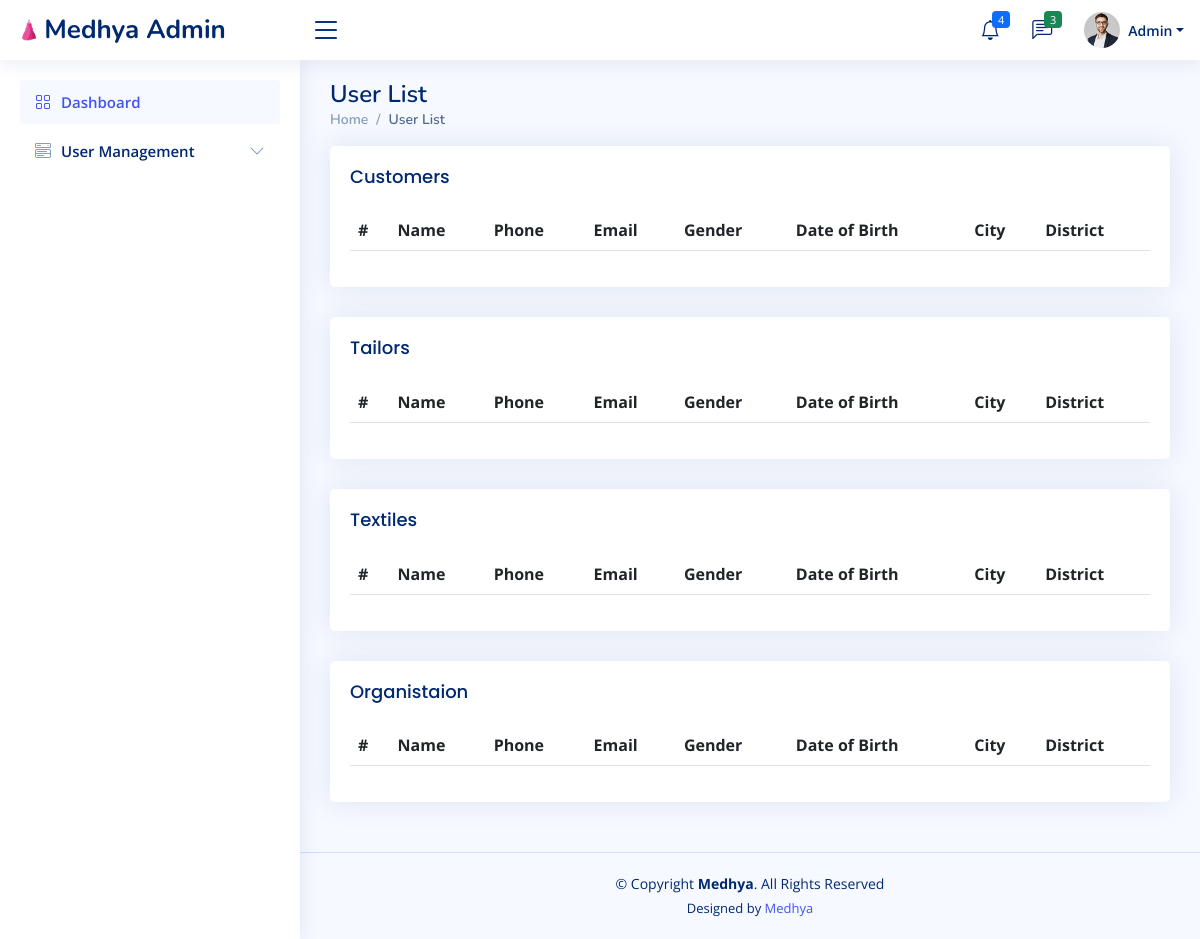
Page /admin/userlist.php on the earlier database version.
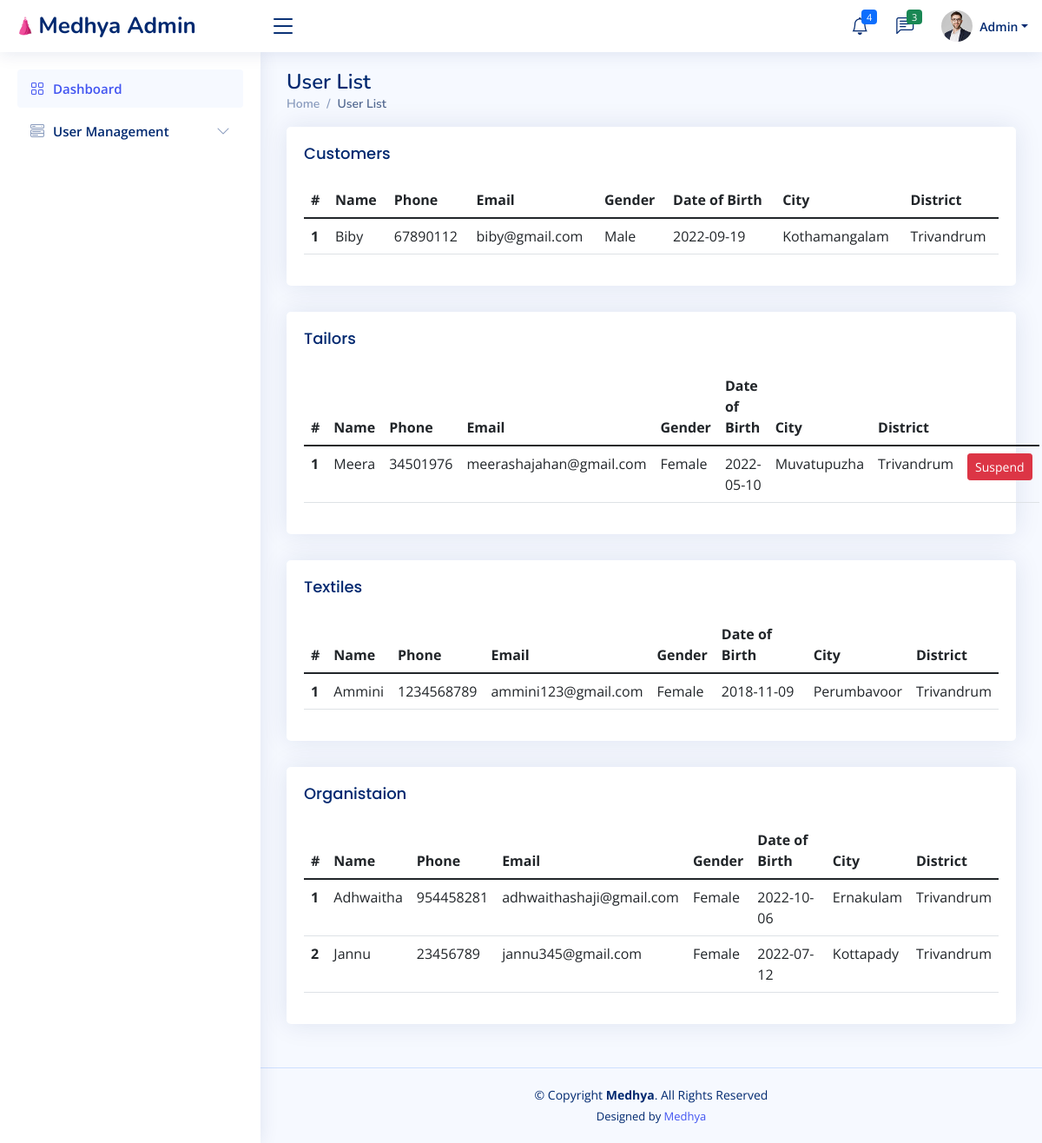
Same page on the later database version.
### tables this page shows
CREATE TABLE `registration` (
  `email` varchar(50) NOT NULL,
  `name` varchar(50) NOT NULL,
  `phone` int(10) NOT NULL,
  `dateofbirth` date NOT NULL,
  `city` varchar(50) NOT NULL,
  `gender` varchar(50) NOT NULL,
  `pic` varchar(100) NOT NULL DEFAULT 'default.png',
  `distid` int(11) NOT NULL
);

CREATE TABLE `district` (
  `distid` int(11) NOT NULL,
  `district` varchar(30) NOT NULL
);

### php/connect.php (called while the page is built, shortened)
<?php
$conn = mysqli_connect("localhost", "root", "", "Medhya");
function select($sql)
{
  global $conn;
  $res = mysqli_query($conn, $sql);
  if ($res)
    return $res;
  else
    return False;
}
?>

### admin/userlist.php (the view, shortened to what this page needs)
<?php
require("header.php");
?>
  <main id="main" class="main">
    <div class="pagetitle">
      <h1>User List</h1>
      <nav>
        <ol class="breadcrumb">
          <li class="breadcrumb-item"><a href="index.html">Home</a></li>
          <li class="breadcrumb-item active">User List</li>
        </ol>
      </nav>
    </div>
     <section class="section">
      <div class="row">
        <div class="col-lg-12">
          <div class="card">
            <div class="card-body">
              <h5 class="card-title">Customers</h5>
              <?php
              $res=select("select * from registration where email in (SELECT email from login WHERE STATUS=1 and usertype=1)");
              ?>
              <table class="table datatable">
                <thead>
                  <tr>
                    <th scope="col">#</th>
                    <th scope="col">Name</th>
                    <th scope="col">Phone</th>
                    <th scope="col">Email</th>
                    <th scope="col">Gender</th>
                    <th scope="col">Date of Birth</th>
                    <th scope="col">City</th>
                    <th scope="col">District</th>
                  </tr>
                </thead>
                <tbody>
                <?php
                $n=1;
                while($row=mysqli_fetch_assoc($res))
                {
                  ?>
                  <tr>
                    <th scope="row"><?php echo $n++;?></th>
                    <td class="t-cap"><?php echo $row['name'];?></td>
                    <td><?php echo $row['phone'];?></td>
                    <td><?php echo $row['email'];?></td>
                    <td class="t-cap"><?php echo $row['gender'];?></td>
                    <td><?php echo $row['dateofbirth'];?></td>
                    <td class="t-cap"><?php echo $row['city'];?></td>
                    <?php
                    $did= $row['distid'];
                    $dist=select("select * from district where distid='$did'");
                    $d=mysqli_fetch_assoc($dist);
                    ?>
                    <td class="t-cap "><?php echo $d['district'];?></td>
                  </tr>
                  <?php
                }
                ?>
                </tbody>
              </table>
            </div>
          </div>
        </div>
      </div>
      <div class="row">
        <div class="col-lg-12">
          <div class="card">
            <div class="card-body">
              <h5 class="card-title">Tailors</h5>
              <?php
              $res1=select("select * from registration where email in (SELECT email from login WHERE STATUS=1 and usertype=2)");
              ?>
              <table class="table datatable">
                <thead>
                  <tr>
                    <th scope="col">#</th>
                    <th scope="col">Name</th>
                    <th scope="col">Phone</th>
                    <th scope="col">Email</th>
                    <th scope="col">Gender</th>
                    <th scope="col">Date of Birth</th>
                    <th scope="col">City</th>
                    <th scope="col">District</th>
                  </tr>
                </thead>
                <tbody>
                <?php
                $n=1;
                while($row1=mysqli_fetch_assoc($res1))
                {
                  ?>
                  <tr>
                    <th scope="row1"><?php echo $n++;?></th>
                    <td class="t-cap"><?php echo $row1['name'];?></td>
                    <td><?php echo $row1['phone'];?></td>
                    <td><?php echo $row1['email'];?></td>
                    <td class="t-cap"><?php echo $row1['gender'];?></td>
                    <td><?php echo $row1['dateofbirth'];?></td>
                    <td class="t-cap"><?php echo $row1['city'];?></td>
                    <?php
                    $dist1=select("select * from district where distid='$did'");
                    $d1=mysqli_fetch_assoc($dist1);
                    ?>
                    <td class="t-cap "><?php echo $d1['district'];?></td>
                    <td>
                      <a class="btn btn-danger btn-sm">Suspend</a>
                    </td>
                  </tr>
                  <?php
                }
                ?>
                </tbody>
              </table>
            </div>
          </div>
        </div>
      </div>
      <div class="row">
        <div class="col-lg-12">
          <div class="card">
            <div class="card-body">
              <h5 class="card-title">Textiles</h5>
              <?php
              $res2=select("select * from registration where email in (SELECT email from login WHERE STATUS=1 and usertype=3)");
              ?>
              <table class="table datatable">
                <thead>
                  <tr>
                    <th scope="col">#</th>
                    <th scope="col">Name</th>
                    <th scope="col">Phone</th>
                    <th scope="col">Email</th>
                    <th scope="col">Gender</th>
                    <th scope="col">Date of Birth</th>
                    <th scope="col">City</th>
                    <th scope="col">District</th>
                  </tr>
                </thead>
                <tbody>
                <?php
                $n=1;
                while($row2=mysqli_fetch_assoc($res2))
                {
                  ?>
                  <tr>
                    <th scope="row2"><?php echo $n++;?></th>
                    <td class="t-cap"><?php echo $row2['name'];?></td>
                    <td><?php echo $row2['phone'];?></td>
                    <td><?php echo $row2['email'];?></td>
                    <td class="t-cap"><?php echo $row2['gender'];?></td>
                    <td><?php echo $row2['dateofbirth'];?></td>
                    <td class="t-cap"><?php echo $row2['city'];?></td>
                    <?php
                    $dist2=select("select * from district where distid='$did'");
                    $d2=mysqli_fetch_assoc($dist2);
                    ?>
                    <td class="t-cap "><?php echo $d2['district'];?></td>
                  </tr>
                  <?php
                }
                ?>
                </tbody>
              </table>
            </div>
          </div>
        </div>
      </div>
       <div class="row">
        <div class="col-lg-12">
          <div class="card">
            <div class="card-body">
              <h5 class="card-title">Organistaion</h5>
              <?php
              $res3=select("select * from registration where email in (SELECT email from login WHERE STATUS=1 and usertype=4)");
              ?>
              <table class="table datatable">
                <thead>
                  <tr>
                    <th scope="col">#</th>
                    <th scope="col">Name</th>
                    <th scope="col">Phone</th>
                    <th scope="col">Email</th>
                    <th scope="col">Gender</th>
                    <th scope="col">Date of Birth</th>
                    <th scope="col">City</th>
                    <th scope="col">District</th>
                  </tr>
                </thead>
                <tbody>
                <?php
                $n=1;
                while($row3=mysqli_fetch_assoc($res3))
                {
                  ?>
                  <tr>
                    <th scope="row"><?php echo $n++;?></th>
                    <td class="t-cap"><?php echo $row3['name'];?></td>
                    <td><?php echo $row3['phone'];?></td>
                    <td><?php echo $row3['email'];?></td>
                    <td class="t-cap"><?php echo $row3['gender'];?></td>
                    <td><?php echo $row3['dateofbirth'];?></td>
                    <td class="t-cap"><?php echo $row3['city'];?></td>
                    <?php
                    $dist3=select("select * from district where distid='$did'");
                    $d3=mysqli_fetch_assoc($dist3);
                    ?>
                    <td class="t-cap "><?php echo $d3['district'];?></td>
                  </tr>
                  <?php
                }
                ?>
                </tbody>
              </table>
            </div>
          </div>
        </div>
      </div>
    </section>
  </main>
  <?php
require("footer.php");
?>

### admin/header.php (shortened to what this page needs)
<?php
require("../php/connect.php");
?>
<!DOCTYPE html>
<html lang="en">
<head>
  <link href="assets/vendor/bootstrap/css/bootstrap.min.css" rel="stylesheet">
  <link href="assets/vendor/bootstrap-icons/bootstrap-icons.css" rel="stylesheet">
  <link href="assets/vendor/boxicons/css/boxicons.min.css" rel="stylesheet">
  <link href="assets/vendor/quill/quill.snow.css" rel="stylesheet">
  <link href="assets/vendor/quill/quill.bubble.css" rel="stylesheet">
  <link href="assets/vendor/remixicon/remixicon.css" rel="stylesheet">
  <link href="assets/vendor/simple-datatables/style.css" rel="stylesheet">
  <link href="assets/css/style.css" rel="stylesheet">
</head>
<body>
  <header id="header" class="header fixed-top d-flex align-items-center">
    <div class="d-flex align-items-center justify-content-between">
      <a href="index.php" class="logo d-flex align-items-center">
        <img src="assets/img/logo.png" alt="">
        <span class="d-none d-lg-block">Medhya Admin</span>
      </a>
      <i class="bi bi-list toggle-sidebar-btn"></i>
    </div>
    <nav class="header-nav ms-auto">
      <ul class="d-flex align-items-center">
        <li class="nav-item dropdown">
          <a class="nav-link nav-icon" href="#" data-bs-toggle="dropdown">
            <i class="bi bi-bell"></i>
            <span class="badge bg-primary badge-number">4</span>
          </a>
        </li>
        <li class="nav-item dropdown">
          <a class="nav-link nav-icon" href="#" data-bs-toggle="dropdown">
            <i class="bi bi-chat-left-text"></i>
            <span class="badge bg-success badge-number">3</span>
          </a>
        </li>
        <li class="nav-item dropdown pe-3">
          <a class="nav-link nav-profile d-flex align-items-center pe-0" href="#" data-bs-toggle="dropdown">
            <img src="assets/img/profile-img.jpg" alt="Profile" class="rounded-circle">
            <span class="d-none d-md-block dropdown-toggle ps-2" style="text-transform: capitalize;">Admin</span>
          </a>
        </li>
      </ul>
    </nav>
  </header>
  <aside id="sidebar" class="sidebar">
    <ul class="sidebar-nav" id="sidebar-nav">
      <li class="nav-item">
        <a class="nav-link " href="index.html">
          <i class="bi bi-grid"></i>
          <span>Dashboard</span>
        </a>
      </li>
      <li class="nav-item">
        <a class="nav-link collapsed" data-bs-target="#components-nav" data-bs-toggle="collapse" href="#">
          <i class="bi bi-menu-button-wide"></i><span>User Management</span><i class="bi bi-chevron-down ms-auto"></i>
        </a>
      </li>
    </ul>
  </aside>

### admin/footer.php (shortened to what this page needs)
  <footer id="footer" class="footer">
    <div class="copyright">
      &copy; Copyright <strong><span>Medhya</span></strong>. All Rights Reserved
    </div>
    <div class="credits">
      Designed by <a href="https://bootstrapmade.com/">Medhya</a>
    </div>
  </footer>
</body>
</html>

### admin/assets/css/style.css (style rules this page uses)
:root { scroll-behavior: smooth; }
body { font-family: "Open Sans", sans-serif; background: #f6f9ff; color: #444444; }
a { color: #4154f1; text-decoration: none; }
h1, h2, h3, h4, h5, h6 { font-family: "Nunito", sans-serif; }
#main { margin-top: 60px; padding: 20px 30px; transition: all 0.3s; }
.pagetitle { margin-bottom: 10px; }
.pagetitle h1 { font-size: 24px; margin-bottom: 0; font-weight: 600; color: #012970; }
.card { margin-bottom: 30px; border: none; border-radius: 5px; box-shadow: 0px 0 30px rgba(1, 41, 112, 0.1); }
.card-title { padding: 20px 0 15px 0; font-size: 18px; font-weight: 500; color: #012970; font-family: "Poppins", sans-serif; }
.card-body { padding: 0 20px 20px 20px; }
.breadcrumb { font-size: 14px; font-family: "Nunito", sans-serif; color: #899bbd; font-weight: 600; }
.breadcrumb a { color: #899bbd; transition: 0.3s; }
.breadcrumb .breadcrumb-item::before { color: #899bbd; }
.breadcrumb .active { color: #51678f; font-weight: 600; }
.logo { line-height: 1; }
@media (min-width: 1200px) { .logo { width: 280px; } }
.logo img { max-height: 26px; margin-right: 6px; }
.logo span { font-size: 26px; font-weight: 700; color: #012970; font-family: "Nunito", sans-serif; }
.header { transition: all 0.5s; z-index: 997; height: 60px; box-shadow: 0px 2px 20px rgba(1, 41, 112, 0.1); background-color: #fff; padding-left: 20px; }
.header .toggle-sidebar-btn { font-size: 32px; padding-left: 10px; cursor: pointer; color: #012970; }
.header-nav ul { list-style: none; }
.header-nav > ul { margin: 0; padding: 0; }
.header-nav .nav-icon { font-size: 20px; color: #012970; }
.header-nav .nav-profile { color: #012970; }
.header-nav .nav-profile img { max-height: 36px; }
.header-nav .nav-profile span { font-size: 14px; font-weight: 600; }
.header-nav .badge-number { position: absolute; inset: 4px 6px auto auto; font-weight: normal; font-size: 11px; padding: 3px 6px; }
.sidebar { position: fixed; top: 60px; left: 0; bottom: 0; width: 300px; z-index: 996; transition: all 0.3s; padding: 20px; overflow-y: auto; scrollbar-width: thin; scrollbar-color: #aab7cf transparent; box-shadow: 0px 0px 20px rgba(1, 41, 112, 0.1); background-color: #fff; }
@media (min-width: 1200px) { #main, #footer { margin-left: 300px; } }
.sidebar-nav { padding: 0; margin: 0; list-style: none; }
.sidebar-nav li { padding: 0; margin: 0; list-style: none; }
.sidebar-nav .nav-item { margin-bottom: 5px; }
.sidebar-nav .nav-link { display: flex; align-items: center; font-size: 15px; font-weight: 600; color: #4154f1; transition: 0.3; background: #f6f9ff; padding: 10px 15px; border-radius: 4px; }
.sidebar-nav .nav-link i { font-size: 16px; margin-right: 10px; color: #4154f1; }
.sidebar-nav .nav-link.collapsed { color: #012970; background: #fff; }
.sidebar-nav .nav-link.collapsed i { color: #899bbd; }
.sidebar-nav .nav-link .bi-chevron-down { margin-right: 0; transition: transform 0.2s ease-in-out; }
.footer { padding: 20px 0; font-size: 14px; transition: all 0.3s; border-top: 1px solid #cddfff; }
.footer .copyright { text-align: center; color: #012970; }
.footer .credits { padding-top: 5px; text-align: center; font-size: 13px; color: #012970; }

### admin/userlist.php (style rules this page uses)
.t-cap { text-transform: capitalize; }

Differences in the rows shown:
added registration: name "Biby", phone "67890112", email "biby@gmail.com", gender "Male", dateofbirth "2022-09-19", city "Kothamangalam", distid.district "Trivandrum", shown under "Customers"
added registration: name "Meera", phone "34501976", email "meerashajahan@gmail.com", gender "Female", dateofbirth "2022-05-10", city "Muvatupuzha", distid.district "Trivandrum", shown under "Tailors"
added registration: name "Ammini", phone "1234568789", email "ammini123@gmail.com", gender "Female", dateofbirth "2018-11-09", city "Perumbavoor", distid.district "Trivandrum", shown under "Textiles"
added registration: name "Adhwaitha", phone "954458281", email "adhwaithashaji@gmail.com", gender "Female", dateofbirth "2022-10-06", city "Ernakulam", distid.district "Trivandrum", shown under "Organistaion"
added registration: name "Jannu", phone "23456789", email "jannu345@gmail.com", gender "Female", dateofbirth "2022-07-12", city "Kottapady", distid.district "Trivandrum", shown under "Organistaion"
